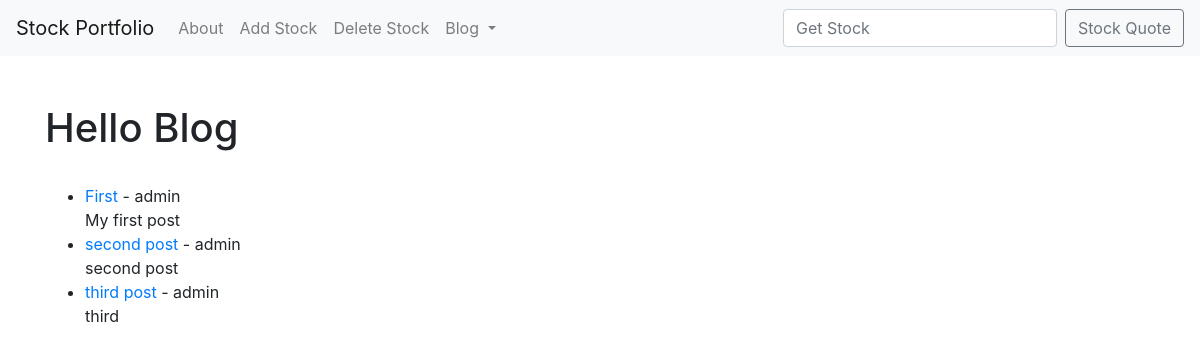
/blog, run on an earlier commit of the app's database.
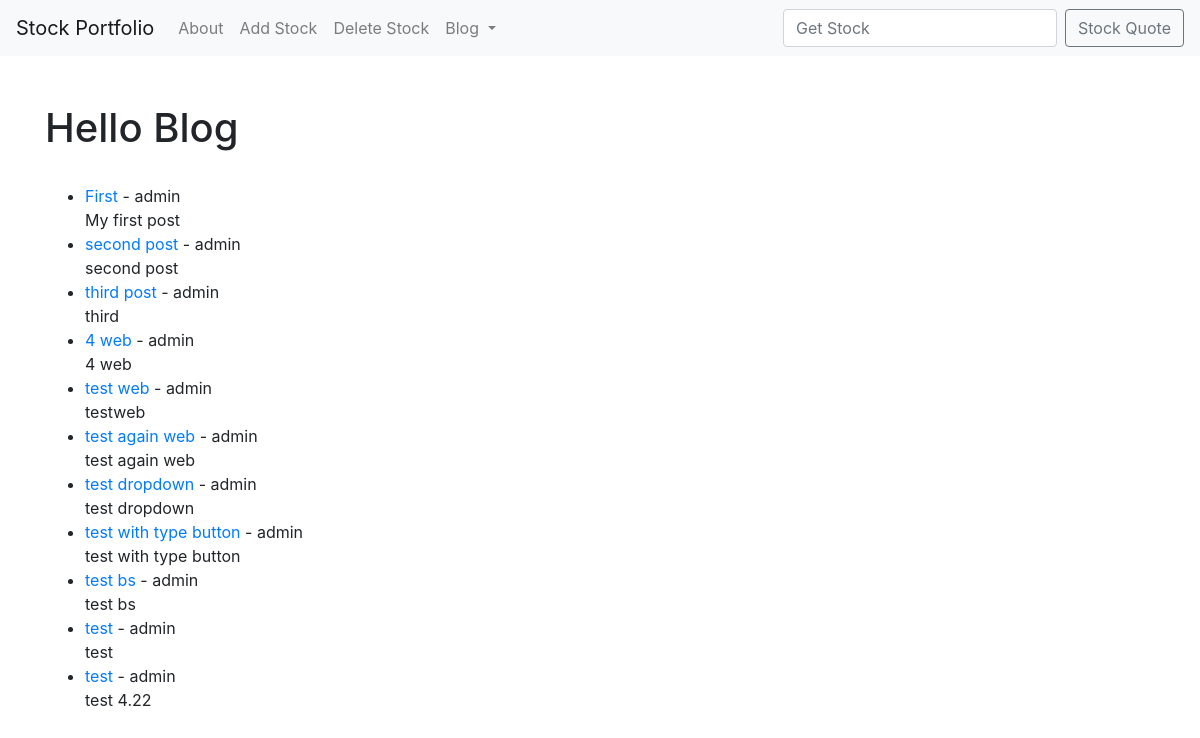
And on a later commit of the database.
### theblog/models.py (models this page shows, shortened)
class Post(models.Model):
    title = models.CharField(max_length=255)
    author = models.ForeignKey(User, on_delete=models.CASCADE)
    body = models.TextField()
    title_tag = models.CharField(max_length=255, default=title)

### theblog/views.py (the view)
# urls.py: path('', BlogView.as_view(), name='blog'),             # this is how you import class based view
class BlogView(ListView):
    model = Post
    template_name = 'blog.html'

### theblog/templates/blog.html (shortened to what this page needs)
{% extends 'base.html' %}
{% block content %}
<h1>Hello Blog</h1>
<br>
<ul>
{% for post in object_list %}
    <li><a href="{% url 'article-detail' post.pk %}">{{ post.title }}</a> - {{ post.author }}<br>
    {{ post.body }}</li>
{% endfor %}
</ul>
{% endblock %}

What changed in the data, as far as the page shows it:
added Post: title "4 web", author "admin", body "4 web"
added Post: title "test web", author "admin", body "testweb"
added Post: title "test again web", author "admin", body "test again web"
added Post: title "test dropdown", author "admin", body "test dropdown"
added Post: title "test with type button", author "admin", body "test with type button"
added Post: title "test bs", author "admin", body "test bs"
added Post: title "test", author "admin", body "test"
added Post: title "test", author "admin", body "test 4.22"
